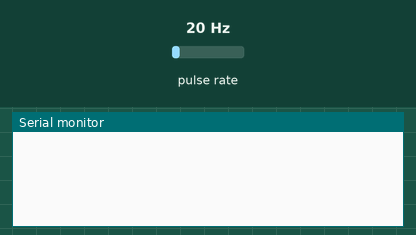
Simulated run of this program. Board: Arduino Mega 2560, built with avr-gcc and run on an emulated ATmega2560. Shown: the last lines printed to the serial monitor. Wiring (inferred from the names in the program): pulse sensor: data pin 2. The inputs (shaded band) are chosen by the test bench; at power-on: pulse rate 20 Hz.

Above: at 1.2 s.
1.3 s: pulse rate (sensor on pin 2) set to 4 Hz
At 3.2 s:
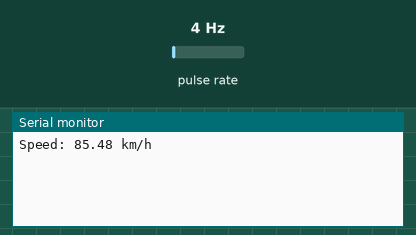
4.3 s: pulse rate (sensor on pin 2) set to 50 Hz
At 7.4 s:
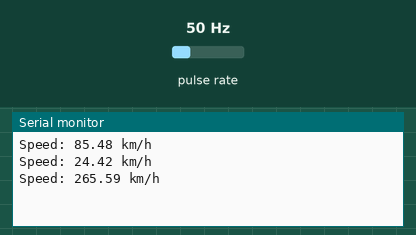
Timing chart, 0 to 8.9 s (numbered marks = the images above; inputs shaded):
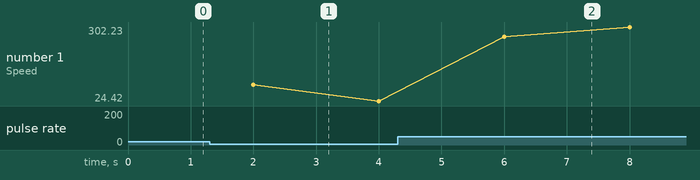

Measured:
- after the input at 1.3 s, the serial monitor: prints a new line after 0.70 s (image 1)
- after the input at 4.3 s, the serial monitor: prints a new line after 1.7 s (image 2)
- plotted number 1: 24.42 → 302.23 after the input at 4.3 s

The program:

main.cpp
```cpp
#include <Arduino.h>
const int sensorPin = 2; // KY-003 sensor connected to digital pin 2
volatile int sensorCount = 0; // variable to count the number of times the sensor is triggered
unsigned long lastTime = 0; // variable to store the last time the sensor was triggered
unsigned long currentTime; // variable to store the current time
unsigned long deltaTime; // variable to store the time difference between the last two sensor triggers
float wheelCircumference = 1696; // the circumference of the wheel in millimeters
float wheelSpeed; // variable to store the calculated wheel speed in kilometers per hour

void countPulses() {
  sensorCount++; // increment the pulse count when the sensor is triggered
}

void setup() {
  Serial.begin(9600); // start serial communication at 9600 bps
  attachInterrupt(digitalPinToInterrupt(sensorPin), countPulses, RISING); // attach an interrupt to the sensor pin to count pulses on the rising edge
}

void loop() {
  currentTime = millis(); // get the current time
  deltaTime = currentTime - lastTime; // calculate the time difference between the last two sensor triggers
  if (deltaTime >= 2000) { // calculate the wheel speed every second
    //wheelCircumference = wheelCircumference / 1000000;
    wheelSpeed = (wheelCircumference * sensorCount) / (deltaTime); // calculate the wheel speed in meters per second
    wheelSpeed = wheelSpeed * 3.6; // convert to kilometers per hour
    //wheelSpeed = wheelSpeed / 1000;
    Serial.print("Speed: "); // print label to the serial monitor
    Serial.print(wheelSpeed); // print the wheel speed to the serial monitor
    Serial.println(" km/h"); // print the unit to the serial monitor
    lastTime = currentTime; // store the current time as the last time
    sensorCount = 0; // reset the pulse count
  }
}
```
